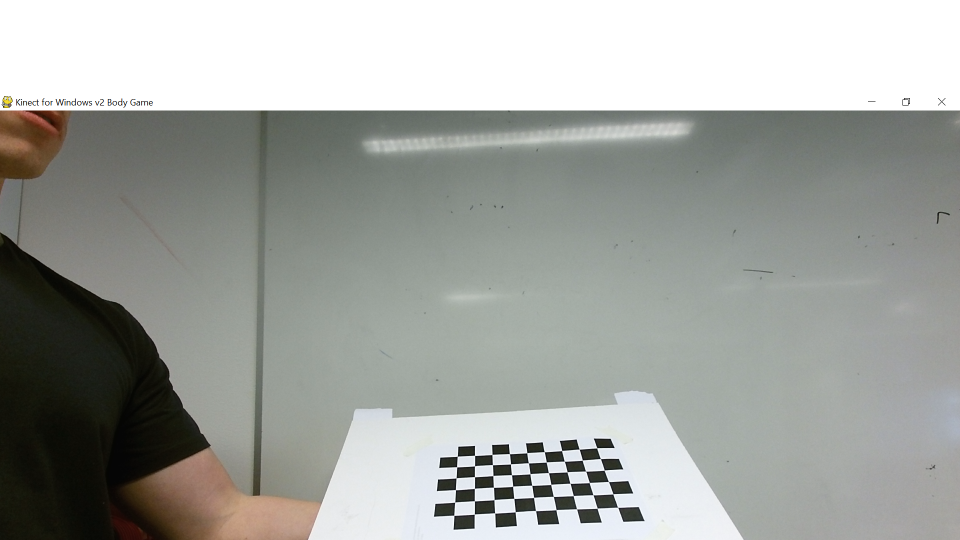
#> input picture fisheyeCal/images/1.png, 1920 x 1080 px (shown at 1/2 size); its folder holds 5 pictures in this run; the run also reads 1 picture not shown here
$ python test2.py   (older library calls are emulated)
#> lines starting #> are read from the running program, lines starting #| are printed output that depends on the picture
# -*- coding: utf-8 -*-
"""
Created on Sun Jun 17 19:59:33 2018

@author: mesut
"""
import yaml
import cv2
#assert cv2.__version__[0] == '3', 'The fisheye module requires opencv version >= 3.0.0'
import numpy as np
import glob
CHECKERBOARD = (6,9)
subpix_criteria = (cv2.TERM_CRITERIA_EPS+cv2.TERM_CRITERIA_MAX_ITER, 30, 0.1)
calibration_flags = cv2.fisheye.CALIB_RECOMPUTE_EXTRINSIC+cv2.fisheye.CALIB_CHECK_COND+cv2.fisheye.CALIB_FIX_SKEW
objp = np.zeros((1, CHECKERBOARD[0]*CHECKERBOARD[1], 3), np.float32)
objp[0,:,:2] = np.mgrid[0:CHECKERBOARD[0], 0:CHECKERBOARD[1]].T.reshape(-1, 2)
_img_shape = None
objpoints = [] # 3d point in real world space
imgpoints = [] # 2d points in image plane.
images = glob.glob('images/*.png')
for fname in images:
    img = cv2.imread(fname)
#> img is the input picture: shape (1080, 1920, 3); mean B, G, R 159.7, 164, 161.4
    if _img_shape == None:
        _img_shape = img.shape[:2]
    else:
        assert _img_shape == img.shape[:2], "All images must share the same size."
    gray = cv2.cvtColor(img,cv2.COLOR_BGR2GRAY)
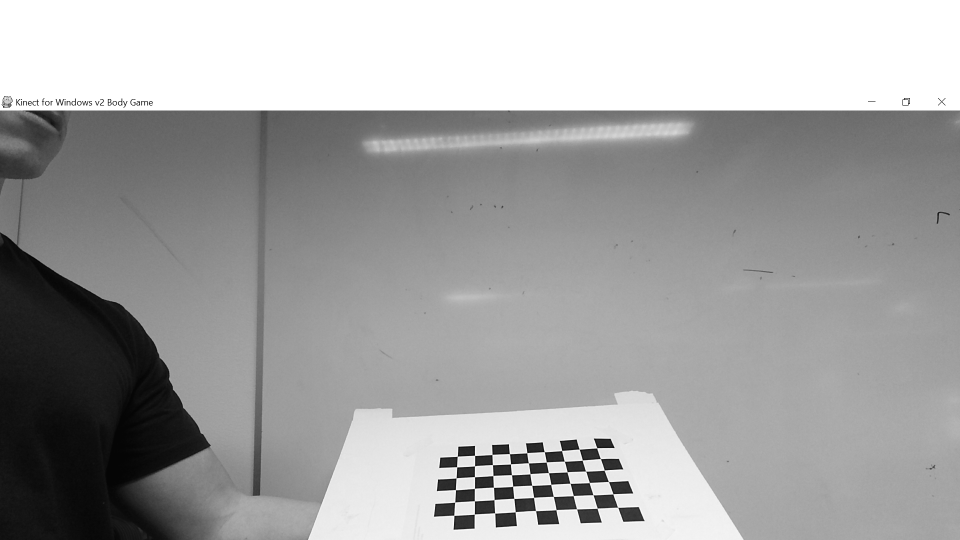
#> gray: shape (1080, 1920) (shown at 1/2 size); min 0, max 255, mean 162.7
    # Find the chess board corners
    ret, corners = cv2.findChessboardCorners(gray, CHECKERBOARD, cv2.CALIB_CB_ADAPTIVE_THRESH+cv2.CALIB_CB_FAST_CHECK+cv2.CALIB_CB_NORMALIZE_IMAGE)
#> ret = True; corners = 54 rows, first 8: [1194, 896.2], [1201.3, 917.7], [1208.8, 940.7], [1217.4, 963.6], [1226.3, 988.3], [1235.9, 1015.1], [1158.8, 898.9], [1165, 920.6]
    # If found, add object points, image points (after refining them)
    if ret == True:
        objpoints.append(objp)
        cv2.cornerSubPix(gray,corners,(3,3),(-1,-1),subpix_criteria)
        imgpoints.append(corners)
#> pass 2 of the loop `for fname in images:`:
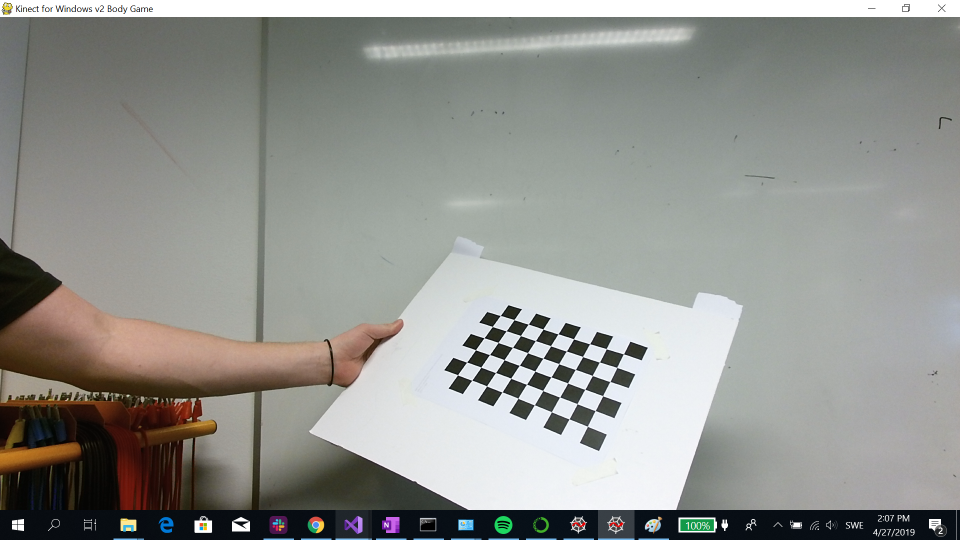
#> input picture fisheyeCal/images/10.png, 1920 x 1080 px (shown at 1/2 size)
#> img is the input picture: shape (1080, 1920, 3); mean B, G, R 142.3, 146.8, 145.5
#> `gray = cv2.cvtColor(img,cv2.COLOR_BGR2GRAY)`:
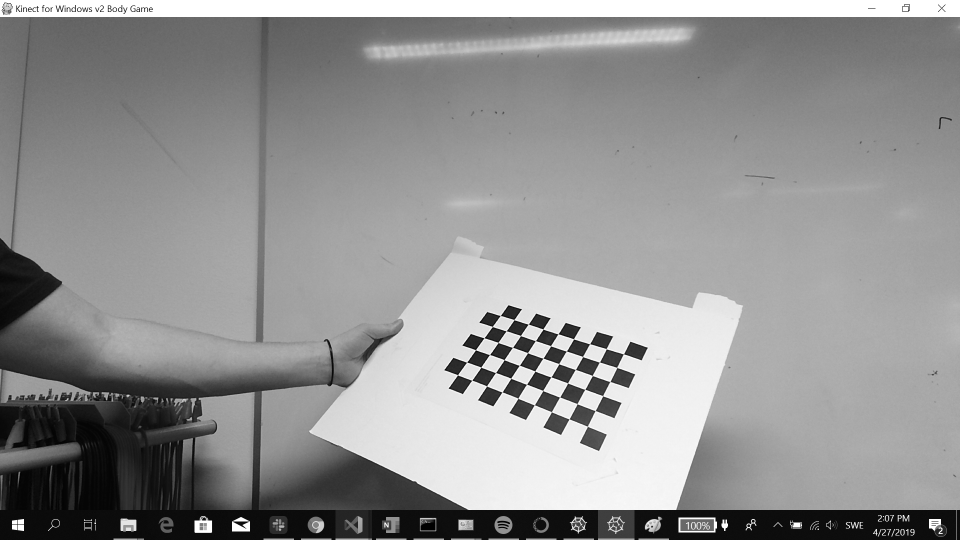
#> gray: shape (1080, 1920) (shown at 1/2 size); min 0, max 255, mean 145.9
#> corners = 54 rows, first 8: [1247.5, 708.3], [1233.8, 735.3], [1220.5, 763.5], [1206, 791.9], [1190.8, 821.7], [1175.2, 852.8], [1212.9, 698.1], [1199.5, 724.4]
N_OK = len(objpoints)
K = np.zeros((3, 3))
D = np.zeros((4, 1))
rvecs = [np.zeros((1, 1, 3), dtype=np.float64) for i in range(N_OK)]
tvecs = [np.zeros((1, 1, 3), dtype=np.float64) for i in range(N_OK)]
rms, _, _, _, _ = \
    cv2.fisheye.calibrate(
        objpoints,
        imgpoints,
        gray.shape[::-1],
        K,
        D,
        rvecs,
        tvecs,
        calibration_flags,
        (cv2.TERM_CRITERIA_EPS+cv2.TERM_CRITERIA_MAX_ITER, 30, 1e-6)
    )
print("Found " + str(N_OK) + " valid images for calibration")
print("DIM=" + str(_img_shape[::-1]))
#| DIM=(1920, 1080)
print("K=np.array(" + str(K.tolist()) + ")")
print("D=np.array(" + str(D.tolist()) + ")")
DIM=_img_shape[::-1]
#> DIM = (1920, 1080)
balance=1
dim2=None
dim3=None


img = cv2.imread("db/2.png")
dim1 = img.shape[:2][::-1]  #dim1 is the dimension of input image to un-distort
#> dim1 = (1920, 1080)
assert dim1[0]/dim1[1] == DIM[0]/DIM[1], "Image to undistort needs to have same aspect ratio as the ones used in calibration"
if not dim2:
    dim2 = dim1
#> dim2 = (1920, 1080)
if not dim3:
    dim3 = dim1
#> dim3 = (1920, 1080)
scaled_K = K * dim1[0] / DIM[0]  # The values of K is to scale with image dimension.
scaled_K[2][2] = 1.0  # Except that K[2][2] is always 1.0
    # This is how scaled_K, dim2 and balance are used to determine the final K used to un-distort image. OpenCV document failed to make this clear!
new_K = cv2.fisheye.estimateNewCameraMatrixForUndistortRectify(scaled_K, D, dim2, np.eye(3), balance=balance)
map1, map2 = cv2.fisheye.initUndistortRectifyMap(scaled_K, D, np.eye(3), new_K, dim3, cv2.CV_16SC2)
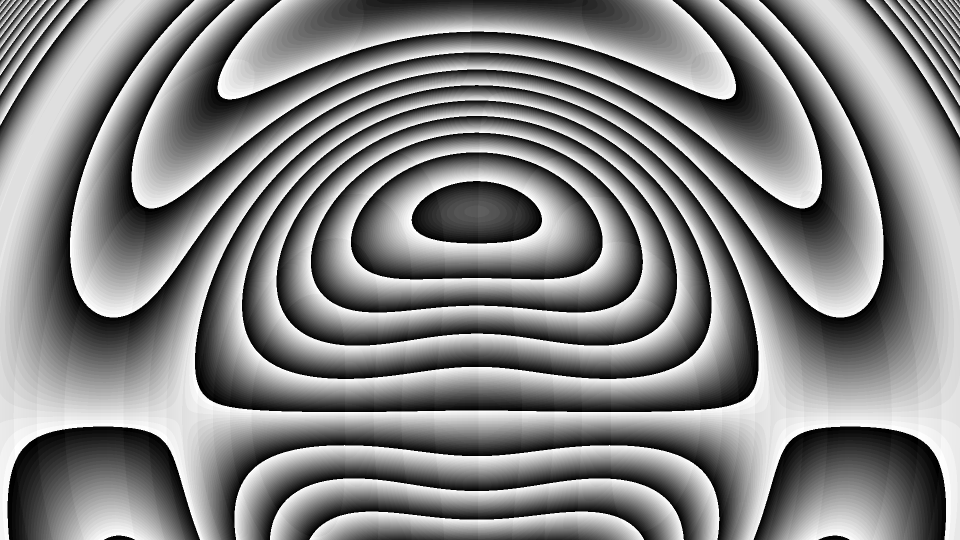
#> map2: shape (1080, 1920) uint16 (shown at 1/2 size); min 0, max 1023, mean 534.8; drawn with min black and max white
undistorted_img = cv2.remap(img, map1, map2, interpolation=cv2.INTER_LINEAR, borderMode=cv2.BORDER_CONSTANT)
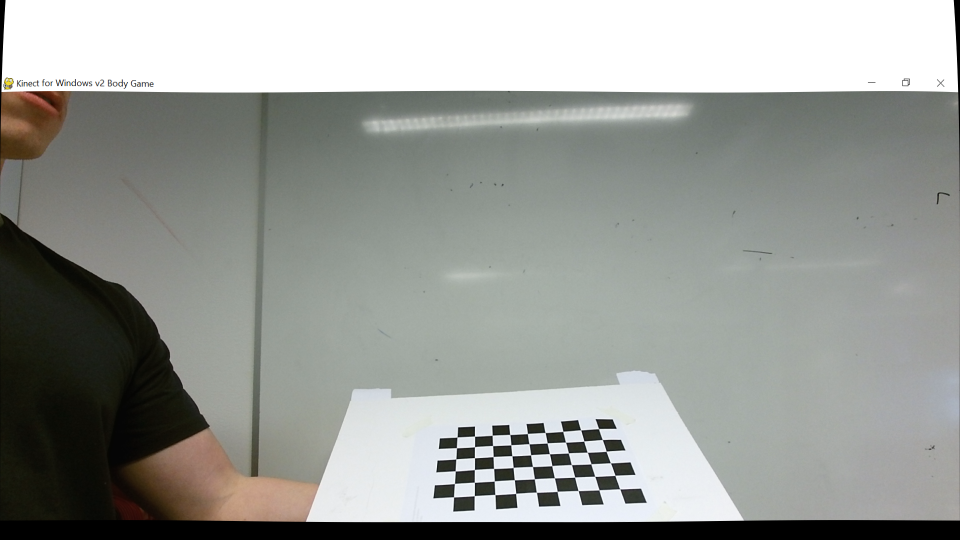
#> undistorted_img: shape (1080, 1920, 3) (shown at 1/2 size); mean B, G, R 150.6, 154.9, 152.3

data = {'dim1': dim1,
        'dim2':dim2,
        'dim3': dim3,
        'K': np.asarray(K).tolist(),
        'D':np.asarray(D).tolist(),
        'new_K':np.asarray(new_K).tolist(),
        'scaled_K':np.asarray(scaled_K).tolist(),
        'balance':balance}

import json
with open("fisheye_calibration_data.json", "w") as f:
    json.dump(data, f)


cv2.imshow("undistorted", undistorted_img)
img2 = cv2.imread("2.png")
cv2.imshow("none undistorted", img2)
cv2.waitKey(0)
cv2.destroyAllWindows()
